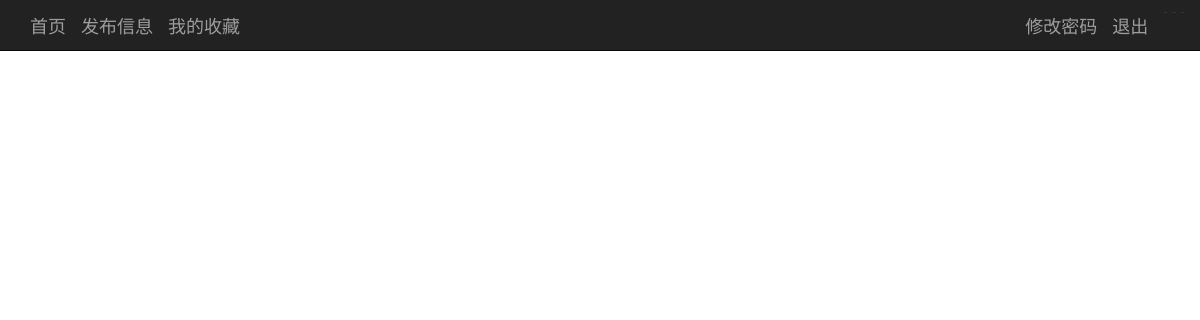
Page /home (signed in) on the earlier database version.
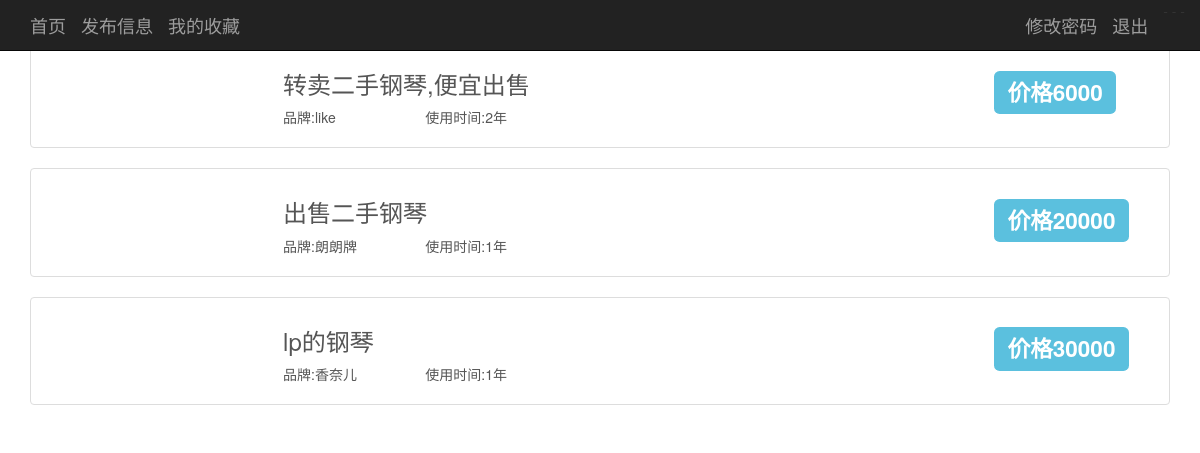
Same page on the later database version.
### piano/models.py (models this page shows, shortened)
class Piano(models.Model):
    title = models.CharField(max_length=20, unique=True)
    info = models.CharField(max_length=200)
    brand = models.CharField(max_length=20)
    price = models.CharField(max_length=10)
    use_time = models.CharField(max_length=20)
    image_link = models.CharField(max_length=200)
    seller = models.ForeignKey(User)

### piano/views.py (the view)
def home_page(request):
    return response_home_page(request)

### piano/views.py (called while the page is built)
def response_home_page(request):
    return render_to_response('home.html', Context({'is_sign_in': request.session.get('is_sign_in'),
                                                    'pianos': Piano.objects.all()}))

### templates/home.html (shortened to what this page needs)
<!DOCTYPE html>
<html lang="en">
<head>
{% load staticfiles %}
    <link href="{% static "css/bootstrap.min.css" %}" rel="stylesheet">
    <link rel="stylesheet" href="{% static "css/home.css" %}">
</head>
<body>
<nav class="navbar navbar-inverse navbar-fixed-top">
    <div class="container">
        <div class="navbar-header">
            <ul class="nav navbar-nav">
                <li><a class="navbar-brand" href="home">首页</a></li>
                <li><a class="navbar-brand" href="release_piano">发布信息</a></li>
                {% if is_sign_in %}
                <li><a class="navbar-brand" href="collections_page">我的收藏</a></li>
                {% endif %}
            </ul>
        </div>
        <div class="navbar-right">
            <ul class="nav navbar-nav">
                {% if is_sign_in %}
-                    <li><a class="navbar-brand" href="change_password">修改密码</a></li>
-                    <li><a class="navbar-brand" href="exit">退出</a></li>
-                {% else %}
-                    <li><a class="navbar-brand" href="sign_in">登陆</a></li>
-                    <li><a class="navbar-brand" href="sign_up">注册</a></li>
-                {% endif %}
            </ul>
        </div>
    </div>
</nav>
<div class="list">
    {% for piano in pianos %}
    <div class="container">
        <div class="list-group">
            <a href="piano{{ piano.id }}" class="list-group-item">
                <div class="row">
                    <div class="col-md-1">
                    </div>
                    <div class="col-md-9">
                        <div class="row">
                            <div class="col-md-offset-2 col-md-9">
                                <h3>{{ piano.title }}</h3>
                            </div>
                            <div class="col-md-offset-2 col-md-2">
                                <p>品牌:{{ piano.brand }}</p>
                            </div>
                            <div class="col-md-2">
                                <p>使用时间:{{ piano.use_time }}</p>
                            </div>
                        </div>
                    </div>
                    <div class="col-md-2">
                        <h2><span class="label label-info">价格{{ piano.price }}</span></h2>
                    </div>
                </div>
            </a>
        </div>
    </div>
    {% endfor %}
</div>
</body>
</html>

### static/css/home.css (style rules this page uses)
.list { padding-top: 40px; }

Differences in the rows shown:
added Piano: title "转卖二手钢琴,便宜出售", brand "like", use_time "2年", price "6000"
added Piano: title "出售二手钢琴", brand "朗朗牌", use_time "1年", price "20000"
added Piano: title "lp的钢琴", brand "香奈儿", use_time "1年", price "30000"
